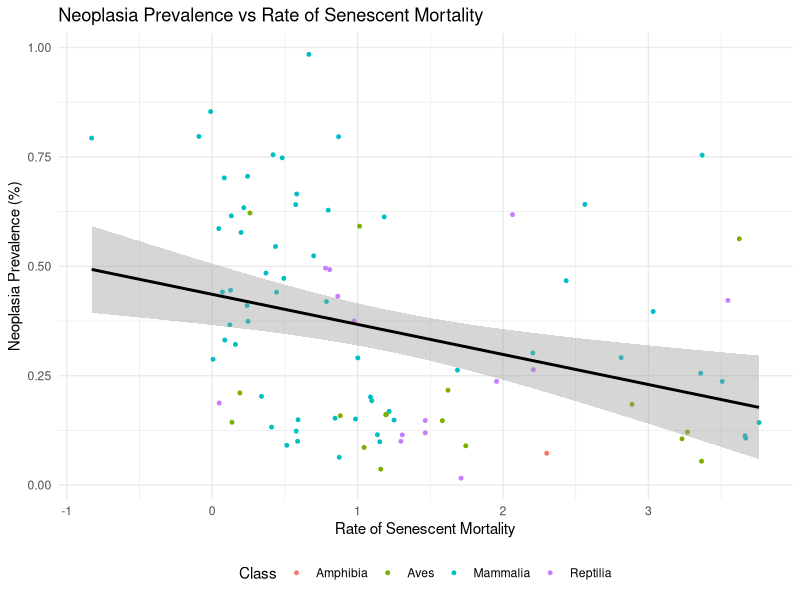
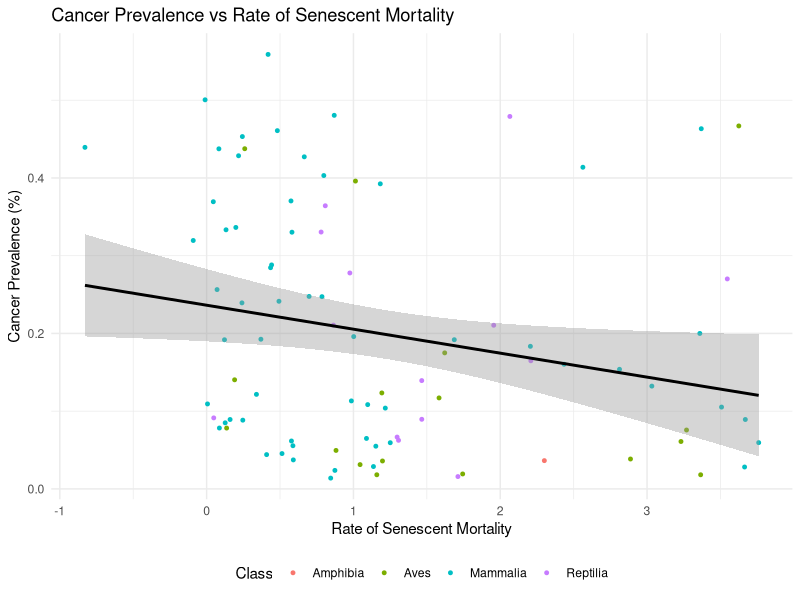

Write the R code that produced these figures, in order.
# Load libraries
library(ggplot2)
library(dplyr)

data <- read.csv("Fall 2025/Siler/siler_parameters_all_min50species.csv")


# Scatterplot with linear regression line
ggplot(data, aes(x = b3, y = neoplasia_prevalence, color = Class)) +
  geom_point(alpha = 1, size = 1) +  # points
  geom_smooth(method = "lm", se = TRUE, color = "black") +   # regression line
  theme_minimal() +
  labs(
    x = "Rate of Senescent Mortality",
    y = "Neoplasia Prevalence (%)",
    color = "Class", 
    title = "Neoplasia Prevalence vs Rate of Senescent Mortality"
  ) +
  theme(legend.position = "bottom") 


# Run the linear model
neoplasia_model <- lm(neoplasia_prevalence ~ b3, data = data)

# See results
summary(neoplasia_model)


# Scatterplot with linear regression line
ggplot(data, aes(x = b3, y = cancer_prevalence, color = Class)) +
  geom_point(alpha = 1, size = 1) +  # points
  geom_smooth(method = "lm", se = TRUE, color = "black") +   # regression line
  theme_minimal() +
  labs(
    x = "Rate of Senescent Mortality",
    y = "Cancer Prevalence (%)",
    color = "Class", 
    title = "Cancer Prevalence vs Rate of Senescent Mortality"
  ) +
  theme(legend.position = "bottom") 


# Run the linear model
cancer_model <- lm(cancer_prevalence ~ b3, data = data)

# See results
summary(cancer_model)
